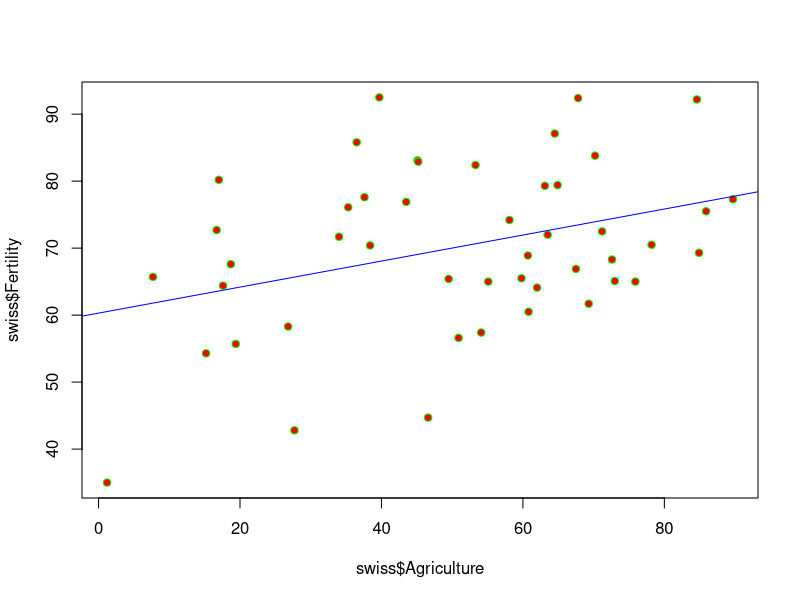
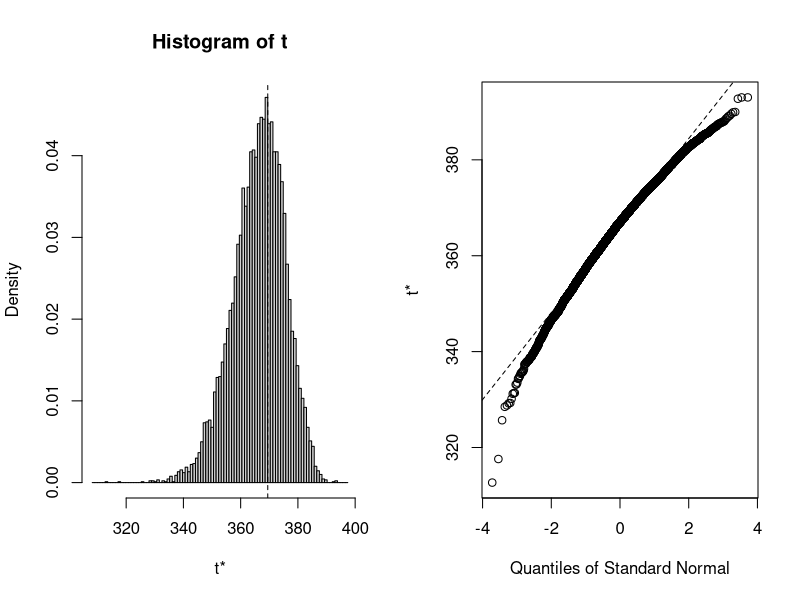

Write the R code that produced these figures, in order.
## Project title:
##    Created at:
##        Author: Philippe Rast <prast@ucdavis.edu>
##          Data: 
##       Summary:
##                
## ---------------------------------------------------------------------- ##
library(boot)


model <- lm(Fertility ~ Agriculture, data = swiss)
plot(swiss$Agriculture, swiss$Fertility, pch = 21, col="green",bg="red")
abline(model,col="blue")

summary(model)
## CI from model
confint(model)

## The first step is to write what is known as the ‘statistic’ function. This shows boot how to calculate the
## statistic we want from the resampled data (the slope in this case). The resampling of the data is achieved by
## a subscript provided by boot (here called index). The point is that every time the model is fitted within
## the bootstrap it uses a different data set (yv and xv): we need to describe how these data are constructed and
## how they are to be used in the model fitting:

ci.boot <- function(data, index){
    xv <- data$Agriculture[index]
    yv <- data$Fertility[index]
    model <- lm(yv~xv)
    coef(model)
}

## Now we can run the boot function, then extract the intervals with the boot.ci function:
ci.model <- boot(swiss,ci.boot,R=10000)
boot.ci(ci.model,index=2) ## with index=2 slope CI is selected (withi index=1, the intercept)
## All the intervals are reasonably similar: statisticians typically prefer the bias-corrected, accelerated (BCa)
## intervals.

## Now, bootstrap the AIC of the model to obtain a CI around AIC
AIC.boot <- function(data, index){
    xv <- data$Agriculture[index]
    yv <- data$Fertility[index]
    model <- lm(yv~xv)
    return(AIC(model))
}

AIC.model <- boot(swiss,AIC.boot,R=10000)
plot(AIC.model)

boot.ci(AIC.model)
